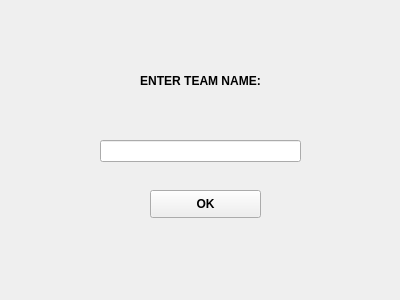
<?xml version="1.0" encoding="UTF-8"?>
<ui version="4.0">
 <class>Form</class>
 <widget class="QWidget" name="Form">
  <property name="geometry">
   <rect>
    <x>0</x>
    <y>0</y>
    <width>400</width>
    <height>300</height>
   </rect>
  </property>
  <property name="windowTitle">
   <string>Form</string>
  </property>
  <widget class="QLabel" name="label">
   <property name="geometry">
    <rect>
     <x>100</x>
     <y>40</y>
     <width>201</width>
     <height>81</height>
    </rect>
   </property>
   <property name="font">
    <font>
     <pointsize>9</pointsize>
     <weight>75</weight>
     <bold>true</bold>
    </font>
   </property>
   <property name="text">
    <string>ENTER TEAM NAME:</string>
   </property>
   <property name="alignment">
    <set>Qt::AlignCenter</set>
   </property>
  </widget>
  <widget class="QPushButton" name="pushButton">
   <property name="geometry">
    <rect>
     <x>150</x>
     <y>190</y>
     <width>111</width>
     <height>28</height>
    </rect>
   </property>
   <property name="font">
    <font>
     <weight>75</weight>
     <bold>true</bold>
    </font>
   </property>
   <property name="text">
    <string>OK</string>
   </property>
  </widget>
  <widget class="QLineEdit" name="lineEdit">
   <property name="geometry">
    <rect>
     <x>100</x>
     <y>140</y>
     <width>201</width>
     <height>22</height>
    </rect>
   </property>
  </widget>
 </widget>
 <resources/>
 <connections/>
</ui>
